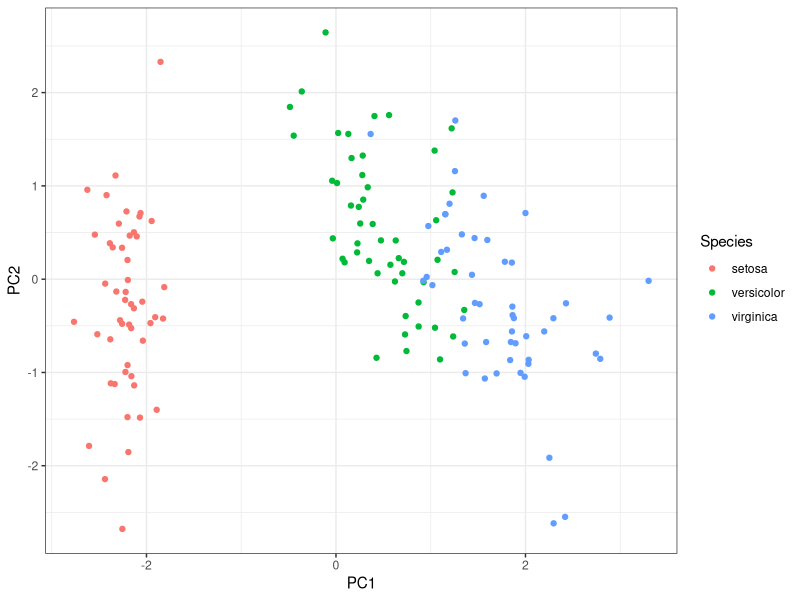
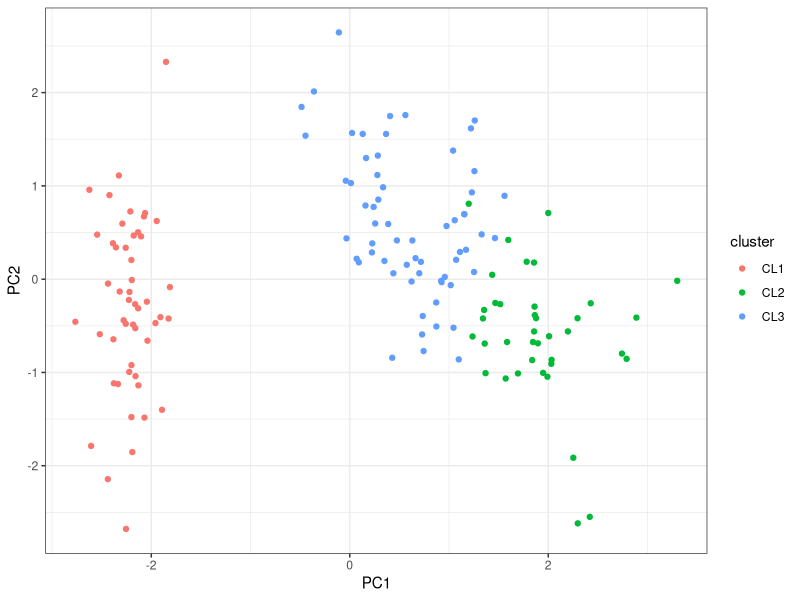
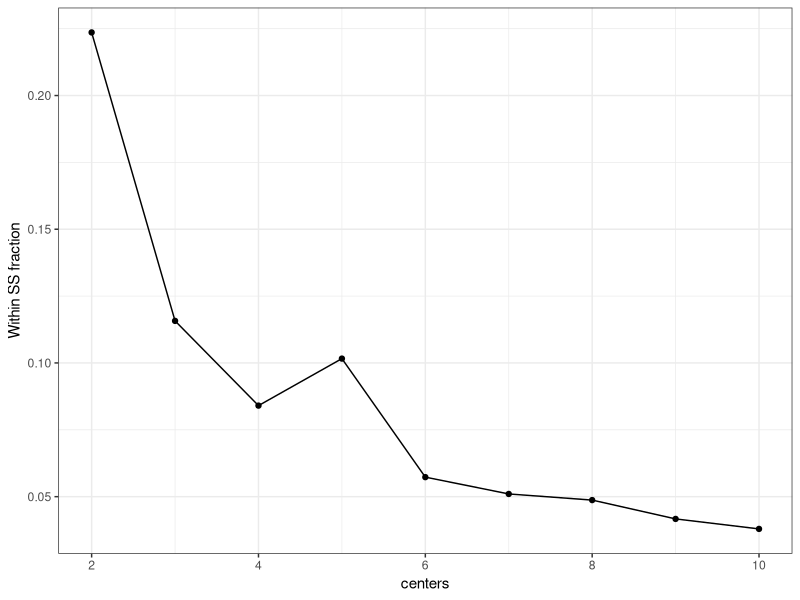
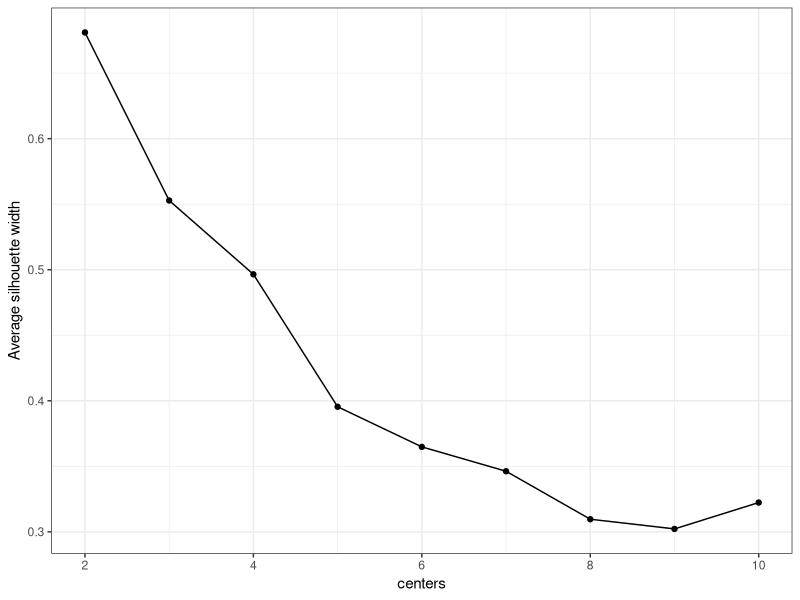

Generate these figures, in order, with R:
## ---- chunk 1
## Set default options for the knitr RMD processing
knitr::opts_chunk$set(echo=TRUE,warning=FALSE,message=FALSE,fig.width=7,fig.height=5,cache=TRUE,autodep=TRUE, results="hide")
## ---- chunk 2
library(ggplot2)
theme_set(theme_bw())
## ---- chunk 3
## first, a quick look
View(iris)

library(ggplot2)
data(iris) ## not necessary in newer R versions
pca <- prcomp(iris[, 1:4], scale.=TRUE)
## what does the following line do?
df <- data.frame(iris, pca$x[,1:4])
ggplot(df, aes(x=PC1, y=PC2, color=Species)) + geom_point()
## ---- chunk 4
iris_mtx <- iris[,1:4]
clusts_kmeans <- kmeans(iris_mtx, centers=3)
## ---- chunk 5
df <- data.frame(iris, pca$x[,1:4], cluster=paste0("CL", clusts_kmeans$cluster))
ggplot(df, aes(x=PC1, y=PC2, color=cluster)) + geom_point()
## ---- chunk 6
table(df$Species, df$cluster)
## ---- chunk 7
sum(clusts_kmeans$withinss) + clusts_kmeans$betweenss # 681.37
clusts_kmeans$totss # also 681.37
## ---- chunk 8
n <- 2:10 # 2 to 10 cluster centres
cl <- lapply(n, function(i) kmeans(iris_mtx, centers=i))

## we use sapply to create a vector rather than a list
## you can also use map_dbl for that
calc_ss_fraction <- function(x) {
  withinss <- x$withinss
  totss    <- x$totss
  return(sum(withinss) / totss)
}
ss_frac <- sapply(cl, calc_ss_fraction)

df <- data.frame(centers=n, ss_frac=ss_frac)
ggplot(df, aes(x=centers, y=ss_frac, group=1)) + geom_point() +
  geom_line() + ylab("Within SS fraction")
## ---- chunk 9
iris_dist <- dist(iris_mtx)
tree_hclust <- hclust(iris_dist)
## ---- chunk 10
clusts_h <- cutree(tree_hclust, k=3)
## ---- chunk 11
library(cluster)
silh <- silhouette(clusts_kmeans$cluster, iris_dist)
head(silh)
print(mean(silh[,3]))
## ---- chunk 12
avg_sil <- sapply(cl, function(x) {
                    x_sil <- silhouette(x$cluster, iris_dist)
                    return(mean(x_sil[,3]))
})
df <- data.frame(centers=n, silwidth=avg_sil)
ggplot(df, aes(x=centers, y=silwidth, group=1)) + geom_point() +
  geom_line() + ylab("Average silhouette width")
